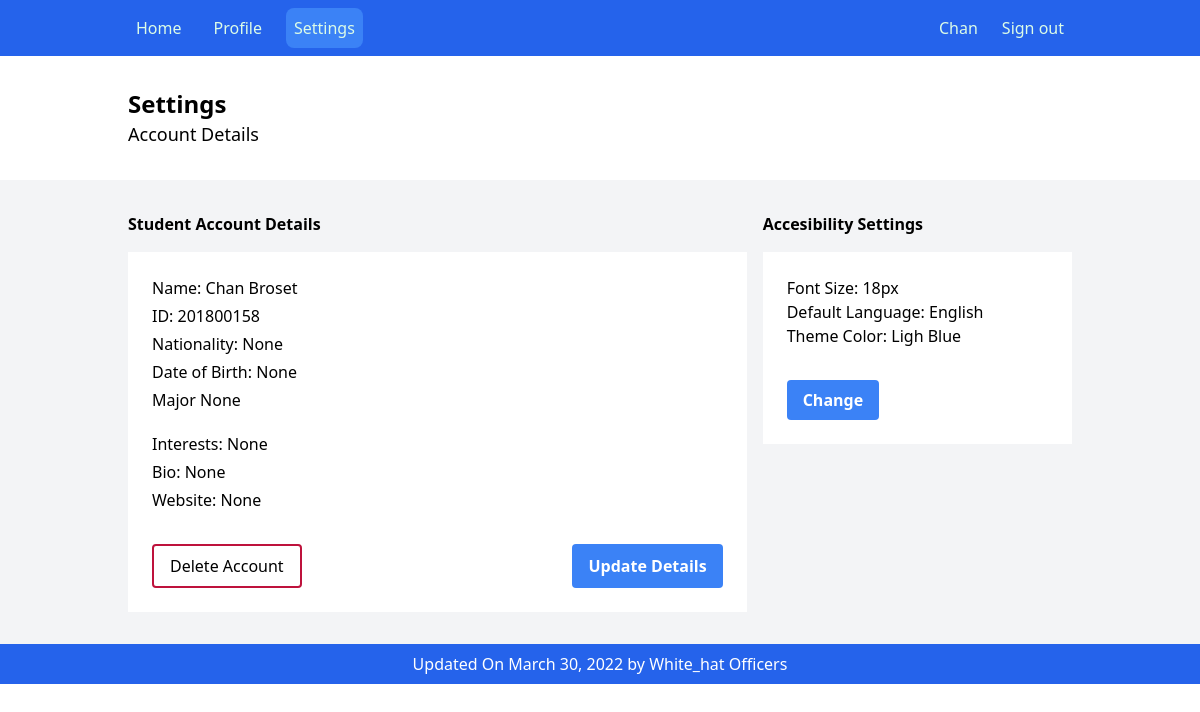
The app's page /settings (signed in), older data.
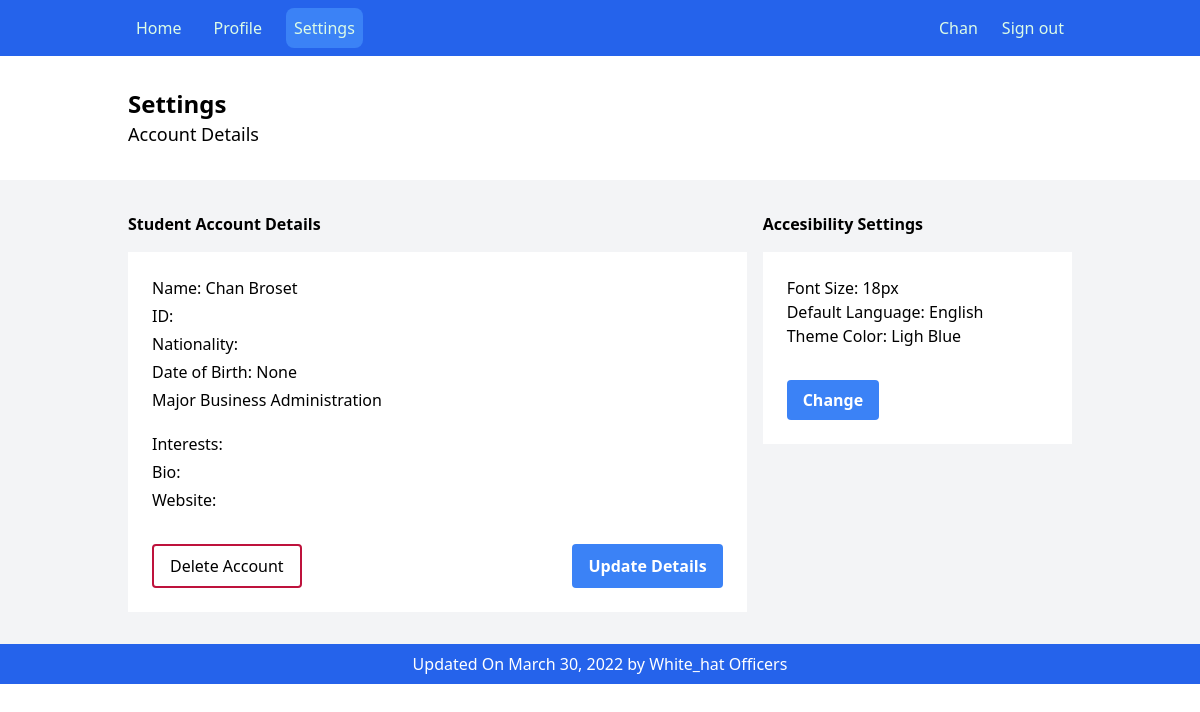
The same page, newer data.
### spapp/models.py (models this page shows, shortened)
class Student(models.Model):
    user = models.OneToOneField(User, on_delete=models.CASCADE)
    id_number = models.CharField(max_length=10, unique=True, null=True)
    date_of_birth = models.DateField(null=True)
    nationality = models.CharField(max_length=30, null=True)
    major = models.ForeignKey(Major, on_delete=models.CASCADE, null=True)
    bio_char = models.CharField(max_length=200, null=True)
    interests = models.CharField(max_length=100, null=True)
    phone_number = models.CharField(max_length=12, null=True)
    image = models.ImageField(
        upload_to='theme/static/user_image', null=True, default="theme/static/user_image/default-image.png")
    website = models.CharField(max_length=50, null=True)

class Major(models.Model):
    degree = models.ForeignKey(Degree, on_delete=models.CASCADE)
    name = models.CharField(max_length=30)
    def __str__(self):
        return f"{self.name}"

### spapp/views.py (the view, shortened to what this page needs)
# urls.py: path("settings", views.SettingsPage.as_view(), name="settings"),
class SettingsPage(LoginRequiredMixin, generic.TemplateView):
    login_url = 'spapp:login'
    template_name = "pages/student/settings.html"
    form_update_student = StudentForm
    def get_context_data(self, **kwargs):
        context = super().get_context_data(**kwargs)
        try:
            context['student'] = get_object_or_404(
                Student, user=self.request.user)
            context['update_student'] = self.form_update_student(
                instance=context["student"])
            context['account_status'] = not bool(
                len(AccountRemovalRequest.objects.filter(student=self.request.user.student)))
            return context
        except:
            messages.add_message(
                self.request, messages.WARNING, "You are not a student")
            return context

### theme/templates/pages/student/settings.html (shortened to what this page needs)
{% extends "components/student/layout.html" %}
{% block content %}
<section class="py-8 px-16 md:px-32 xl:px-48  flex justify-between  gap-4 flex-col lg:flex-row ">
  <div>
    <p class="text-xl md:text-2xl xl:text-3xl font-bold">Settings</p>
    <span class="text-lg">Account Details</span>
  </div>
</section>
<section class="py-8 px-16 md:px-32 xl:px-48 bg-gray-100 flex justify-between  gap-4 flex-col lg:flex-row ">
  <div class="w-2/3">
    <span class="font-bold">Student Account Details</span>
    <div class="flex flex-col gap-4 mt-4 ">
      <div class="bg-white p-6 ">
        <div >
          <div class="mb-5 flex flex-col gap-1">
            <p class="font-medium">Name: <span class="font-normal"> {{ user.first_name }} {{ user.last_name}}  </span></p>
            <p class="font-medium">ID: <span class="font-normal"> {{ student.id_number }} </span></p>
            <p class="font-medium">Nationality: <span class="font-normal"> {{ student.nationality }}</span></p>
            <p class="font-medium">Date of Birth: <span class="font-normal"> {{ student.date_of_birth }}</span></p>
 <p class="font-medium">Major <span class="font-normal"> {{ student.major }}</span></p>
          </div>
          <div class="flex flex-col gap-1">
            <p class="font-medium">Interests: <span class="font-normal"> {{ student.interests }}</span></p>
            <p class="font-medium">Bio: <span class="font-normal"> {{ student.bio_char }}</span></p>
            <p class="font-medium">Website: <span class="font-normal"> {{ student.website }}</span></p>
          </div>
          <div class="flex justify-between mt-8">
            <a href="{% url 'spapp:req_remove_account' %}" class="border-2 border-rose-700 hover:bg-rose-700 text-black hover:text-white  py-2 px-4 rounded">
              Delete Account
            </a>
            <button class="bg-blue-500 hover:bg-blue-700 text-white font-bold py-2 px-4 rounded" onClick="handleUpdate()">
              Update Details
            </button>
          </div>
        </div>
      </div>
    </div>
  </div>
  <div class="w-1/3">
    <span class="font-bold">Accesibility Settings</span>
    <div class="bg-white p-6 mt-4">
      <p class="font-medium">Font Size: <span class="font-normal"> 18px</span></p>
      <p class="font-medium">Default Language: <span class="font-normal"> English </span></p>
      <p class="font-medium">Theme Color: <span class="font-normal"> Ligh Blue </span></p>
      <button class="mt-8 bg-blue-500 hover:bg-blue-700 text-white font-bold py-2 px-4 rounded">
        Change
      </button>
    </div>
  </div>
</section>
{% endblock %}

### theme/templates/components/student/layout.html (shortened to what this page needs)
{% extends 'base.html' %}
{% block body %}
	<main class="">
		<section class="h-full">
			{% block header %}
				{% include "components/student/header.html" %}
			{% endblock %}
			{% block content%}
			{% endblock %}
			{% block footer %}
				{% include "components/student/footer.html" %}
			{% endblock %}
		</section>
	</main>
{% endblock %}

### theme/templates/base.html (shortened to what this page needs)
{% load tailwind_tags %}
{% load static %}
<!DOCTYPE html>
<html lang="en">
	<head>
		{% tailwind_css %}
		<link rel="stylesheet" href="https://use.fontawesome.com/releases/v5.11.2/css/all.css" />
		<link rel="stylesheet" href="{% static 'css/dist/main.css' %}" />
	</head>
	<body>
	{% block body %}{% endblock %}
	</body>
</html>

### theme/templates/components/student/header.html (shortened to what this page needs)
{% with home="/" profile="/profile" settings="/settings" rp=request.get_full_path %}
<div class="px-16 md:px-32 xl:px-48 bg-blue-600 py-2 flex justify-between w-full text-green-100">
  <div class="flex gap-4">
    <a class='p-2 {% if rp == home %} bg-blue-500 rounded-lg  {% endif %}' href="{{ home }}"> Home </a>
    <a class='p-2 {% if rp == profile %} bg-blue-500 rounded-lg  {% endif %}' href="{{ profile }}"> Profile </a>
    <a class='p-2 {% if rp == settings %} bg-blue-500 rounded-lg  {% endif %}' href="{{ settings }}"> Settings </a>
  </div>
  <div class="flex gap-2">
    <a class="p-2">{{ user.first_name }}</a>
    <a href="{% url 'spapp:logout' %}" class="p-2 rounded-lg hover:bg-red "> Sign out </a>
  </div>
</div>
{% endwith %}

### theme/templates/components/student/footer.html
<div class=" bottom-0 text-gray-50 bg-blue-600 py-2">
  <p class="text-center text-white"> Updated On March 30, 2022 by White_hat Officers </p>
</div>

Row changes from the older to the newer data that the page shows:
changed Student "None": major "None" → "Business Administration"; id_number "201800158" → (not shown); nationality "None" → (not shown); interests "None" → (not shown); bio_char "None" → (not shown); website "None" → (not shown)
